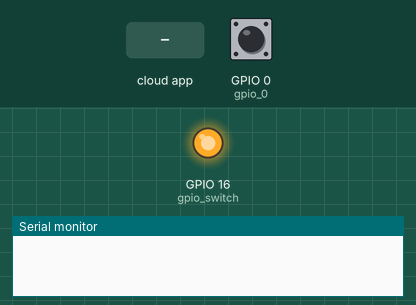
The sketch below on a simulated ESP32. On the bench: output pins drawn as LEDs (lit = HIGH), the last lines printed to the serial monitor. Dashed ring = blinking. The test bench sets the inputs (shaded band); at power-on: GPIO 0 (gpio_0) HIGH. WiFi joins after 1.5 s; servers stay silent unless stated.

Above: at 1.2 s.
1.3 s: the phone or cloud app sets Switch to 0
At 2.0 s:
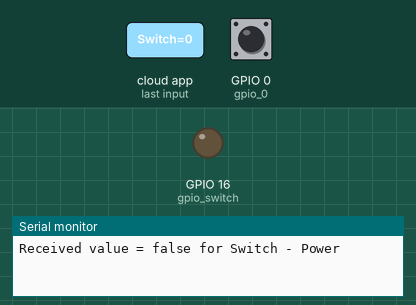
2.8 s: the phone or cloud app sets Switch to 1
At 3.1 s:
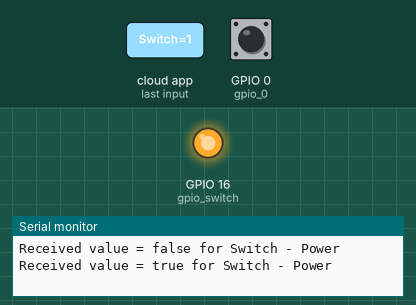
4.3 s: GPIO 0 (gpio_0) pulsed LOW 5 times (0.12 s each, 0.3 s apart)
At 4.9 s:
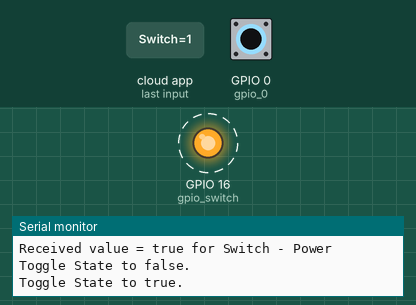
Timing chart, 0 to 7.3 s (numbered marks = the images above; inputs shaded):
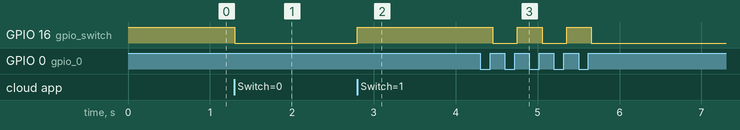

The sketch:

RMakerSwitch.ino
```cpp
// This example demonstrates the ESP RainMaker with a standard Switch device.
#include "RMaker.h"
#include "WiFi.h"
#include "WiFiProv.h"
#include "AppInsights.h"

#define DEFAULT_POWER_MODE true
const char *service_name = "PROV_1234";
const char *pop = "abcd1234";

// GPIO for push button
#if CONFIG_IDF_TARGET_ESP32C3 || CONFIG_IDF_TARGET_ESP32C6
static int gpio_0 = 9;
static int gpio_switch = 7;
#else
// GPIO for virtual device
static int gpio_0 = 0;
static int gpio_switch = 16;
#endif

/* Variable for reading pin status*/
bool switch_state = true;

// The framework provides some standard device types like switch, lightbulb,
// fan, temperaturesensor.
static Switch *my_switch = NULL;

// WARNING: sysProvEvent is called from a separate FreeRTOS task (thread)!
void sysProvEvent(arduino_event_t *sys_event) {
  switch (sys_event->event_id) {
    case ARDUINO_EVENT_PROV_START:
#if CONFIG_IDF_TARGET_ESP32S2
      Serial.printf("\nProvisioning Started with name \"%s\" and PoP \"%s\" on SoftAP\n", service_name, pop);
      WiFiProv.printQR(service_name, pop, "softap");
#else
      Serial.printf("\nProvisioning Started with name \"%s\" and PoP \"%s\" on BLE\n", service_name, pop);
      WiFiProv.printQR(service_name, pop, "ble");
#endif
      break;
    case ARDUINO_EVENT_PROV_INIT:         WiFiProv.disableAutoStop(10000); break;
    case ARDUINO_EVENT_PROV_CRED_SUCCESS: WiFiProv.endProvision(); break;
    default:                              ;
  }
}

void write_callback(Device *device, Param *param, const param_val_t val, void *priv_data, write_ctx_t *ctx) {
  const char *device_name = device->getDeviceName();
  const char *param_name = param->getParamName();

  if (strcmp(param_name, "Power") == 0) {
    Serial.printf("Received value = %s for %s - %s\n", val.val.b ? "true" : "false", device_name, param_name);
    switch_state = val.val.b;
    (switch_state == false) ? digitalWrite(gpio_switch, LOW) : digitalWrite(gpio_switch, HIGH);
    param->updateAndReport(val);
  }
}

void setup() {
  Serial.begin(115200);
  pinMode(gpio_0, INPUT);
  pinMode(gpio_switch, OUTPUT);
  digitalWrite(gpio_switch, DEFAULT_POWER_MODE);

  Node my_node;
  my_node = RMaker.initNode("ESP RainMaker Node");

  // Initialize switch device
  my_switch = new Switch("Switch", &gpio_switch);
  if (!my_switch) {
    return;
  }
  // Standard switch device
  my_switch->addCb(write_callback);

  // Add switch device to the node
  my_node.addDevice(*my_switch);

  // This is optional
  RMaker.enableOTA(OTA_USING_TOPICS);
  // If you want to enable scheduling, set time zone for your region using
  // setTimeZone(). The list of available values are provided here
  // https://rainmaker.espressif.com/docs/time-service.html
  //  RMaker.setTimeZone("Asia/Shanghai");
  //  Alternatively, enable the Timezone service and let the phone apps set the
  //  appropriate timezone
  RMaker.enableTZService();

  RMaker.enableSchedule();

  RMaker.enableScenes();
  // Enable ESP Insights. Insteads of using the default http transport, this function will
  // reuse the existing MQTT connection of Rainmaker, thereby saving memory space.
  initAppInsights();

  RMaker.enableSystemService(SYSTEM_SERV_FLAGS_ALL, 2, 2, 2);

#if CONFIG_IDF_TARGET_ESP32S2
  WiFiProv.initProvision(NETWORK_PROV_SCHEME_SOFTAP, NETWORK_PROV_SCHEME_HANDLER_NONE);
#else
  WiFiProv.initProvision(NETWORK_PROV_SCHEME_BLE, NETWORK_PROV_SCHEME_HANDLER_FREE_BTDM);
#endif

  RMaker.start();

  WiFi.onEvent(sysProvEvent);  // Will call sysProvEvent() from another thread.
#if CONFIG_IDF_TARGET_ESP32S2
  WiFiProv.beginProvision(NETWORK_PROV_SCHEME_SOFTAP, NETWORK_PROV_SCHEME_HANDLER_NONE, NETWORK_PROV_SECURITY_1, pop, service_name);
#else
  WiFiProv.beginProvision(NETWORK_PROV_SCHEME_BLE, NETWORK_PROV_SCHEME_HANDLER_FREE_BTDM, NETWORK_PROV_SECURITY_1, pop, service_name);
#endif
}

void loop() {
  if (digitalRead(gpio_0) == LOW) {  // Push button pressed

    // Key debounce handling
    delay(100);
    int startTime = millis();
    while (digitalRead(gpio_0) == LOW) {
      delay(50);
    }
    int endTime = millis();

    if ((endTime - startTime) > 10000) {
      // If key pressed for more than 10secs, reset all
      Serial.printf("Reset to factory.\n");
      RMakerFactoryReset(2);
    } else if ((endTime - startTime) > 3000) {
      Serial.printf("Reset Wi-Fi.\n");
      // If key pressed for more than 3secs, but less than 10, reset Wi-Fi
      RMakerWiFiReset(2);
    } else {
      // Toggle device state
      switch_state = !switch_state;
      Serial.printf("Toggle State to %s.\n", switch_state ? "true" : "false");
      if (my_switch) {
        my_switch->updateAndReportParam(ESP_RMAKER_DEF_POWER_NAME, switch_state);
      }
      (switch_state == false) ? digitalWrite(gpio_switch, LOW) : digitalWrite(gpio_switch, HIGH);
    }
  }
  delay(100);
}
```

Measured:
- after the input at 1.3 s, GPIO 16 (gpio_switch): HIGH → LOW at once
- after the input at 2.8 s, GPIO 16 (gpio_switch): LOW → HIGH at once
- after the input at 4.3 s, GPIO 16 (gpio_switch): alternates HIGH for 0.30 s and LOW for 0.30 s, 5 changes in all, then stays LOW, starting after 0.15 s
